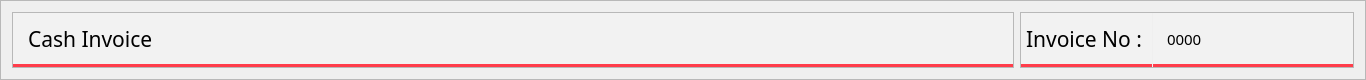
                  <widget class="QFrame" name="frame_16">
                   <property name="minimumSize">
                    <size>
                     <width>0</width>
                     <height>80</height>
                    </size>
                   </property>
                   <property name="maximumSize">
                    <size>
                     <width>16777215</width>
                     <height>80</height>
                    </size>
                   </property>
                   <property name="styleSheet">
                    <string notr="true"/>
                   </property>
                   <property name="frameShape">
                    <enum>QFrame::StyledPanel</enum>
                   </property>
                   <property name="frameShadow">
                    <enum>QFrame::Raised</enum>
                   </property>
                   <layout class="QHBoxLayout" name="horizontalLayout_8">
                    <item>
                     <widget class="QFrame" name="frame_18">
                      <property name="frameShape">
                       <enum>QFrame::StyledPanel</enum>
                      </property>
                      <property name="frameShadow">
                       <enum>QFrame::Raised</enum>
                      </property>
                      <layout class="QHBoxLayout" name="horizontalLayout_9">
                       <property name="spacing">
                        <number>1</number>
                       </property>
                       <property name="leftMargin">
                        <number>0</number>
                       </property>
                       <property name="topMargin">
                        <number>0</number>
                       </property>
                       <property name="rightMargin">
                        <number>0</number>
                       </property>
                       <property name="bottomMargin">
                        <number>0</number>
                       </property>
                       <item>
                        <widget class="QLabel" name="label_5">
                         <property name="minimumSize">
                          <size>
                           <width>1000</width>
                           <height>0</height>
                          </size>
                         </property>
                         <property name="font">
                          <font>
                           <family>Horyzen</family>
                           <pointsize>16</pointsize>
                          </font>
                         </property>
                         <property name="styleSheet">
                          <string notr="true">background-color: rgba(255, 255, 255, 50);
padding-left:10px;
min-width: 90em;
border-bottom: 3px solid rgb(255, 61, 75);</string>
                         </property>
                         <property name="text">
                          <string>Cash Invoice</string>
                         </property>
                         <property name="alignment">
                          <set>Qt::AlignLeading|Qt::AlignLeft|Qt::AlignVCenter</set>
                         </property>
                        </widget>
                       </item>
                      </layout>
                     </widget>
                    </item>
                    <item>
                     <widget class="QFrame" name="frame_19">
                      <property name="frameShape">
                       <enum>QFrame::StyledPanel</enum>
                      </property>
                      <property name="frameShadow">
                       <enum>QFrame::Raised</enum>
                      </property>
                      <layout class="QHBoxLayout" name="horizontalLayout_10">
                       <property name="spacing">
                        <number>1</number>
                       </property>
                       <property name="leftMargin">
                        <number>0</number>
                       </property>
                       <property name="topMargin">
                        <number>0</number>
                       </property>
                       <property name="rightMargin">
                        <number>0</number>
                       </property>
                       <property name="bottomMargin">
                        <number>0</number>
                       </property>
                       <item>
                        <widget class="QLabel" name="label_6">
                         <property name="font">
                          <font>
                           <family>Horyzen</family>
                           <pointsize>16</pointsize>
                          </font>
                         </property>
                         <property name="styleSheet">
                          <string notr="true">background-color: rgba(255, 255, 255, 50);
padding-left:5px;
padding-right:10px;
border-bottom: 3px solid rgb(255, 61, 75);</string>
                         </property>
                         <property name="text">
                          <string>Invoice No :</string>
                         </property>
                         <property name="alignment">
                          <set>Qt::AlignCenter</set>
                         </property>
                        </widget>
                       </item>
                       <item>
                        <widget class="QLabel" name="label_8">
                         <property name="minimumSize">
                          <size>
                           <width>200</width>
                           <height>0</height>
                          </size>
                         </property>
                         <property name="font">
                          <font>
                           <family>Horyzen</family>
                           <pointsize>11</pointsize>
                          </font>
                         </property>
                         <property name="styleSheet">
                          <string notr="true">background-color: rgba(255, 255, 255, 50);
padding-left:10px;
border-bottom: 3px solid rgb(255, 61, 75);</string>
                         </property>
                         <property name="text">
                          <string>0000</string>
                         </property>
                         <property name="alignment">
                          <set>Qt::AlignLeading|Qt::AlignLeft|Qt::AlignVCenter</set>
                         </property>
                        </widget>
                       </item>
                      </layout>
                     </widget>
                    </item>
                   </layout>
                  </widget>
